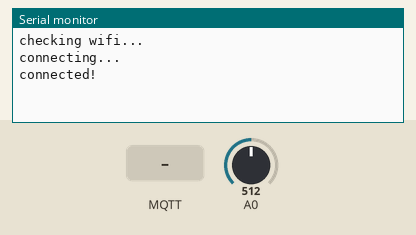
Bench run of a sketch on a simulated Arduino MKR. On the bench: the last lines printed to the serial monitor. The test bench sets the inputs (shaded band); at power-on: A0 = 512. WiFi joins after 1.5 s; servers stay silent unless stated; no MQTT or app messages arrive unless stated.

Above: at 2.7 s.
2.8 s: MQTT message "1" arrives on the first subscribed topic
At 4.0 s:
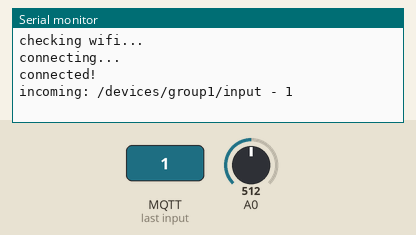
4.3 s: MQTT message "on" arrives on the first subscribed topic
At 5.2 s:
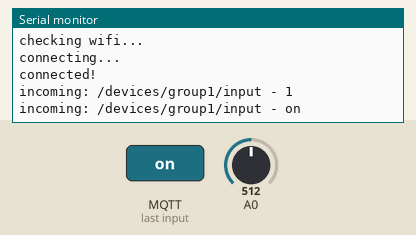
5.8 s: MQTT message "off" arrives on the first subscribed topic
At 6.3 s:
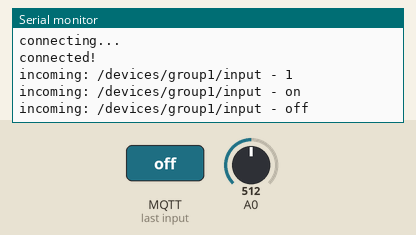

Measured:
- after the input at 2.8 s, the serial monitor: prints a new line at once (image 1)
- after the input at 4.3 s, the serial monitor: prints a new line at once (image 2)
- after the input at 5.8 s, the serial monitor: prints a new line at once (image 3)

The sketch:

minicloud.ino
```cpp
#include "arduino_secrets.h"

#include <WiFi101.h>
#include <MQTT.h>
#include <ArduinoJson.h>

const char ssid[] = SECRET_SSID;
const char pass[] = SECRET_PASS;

WiFiClient net;
MQTTClient client;

unsigned long lastMillis = 0;

// these are needed to manage the JSON messages
StaticJsonBuffer<200> jsonBuffer;
JsonObject& root = jsonBuffer.createObject();
char JSONmessageBuffer[100];

// handle connection to the wifi and the mqtt server
void connect() {
  Serial.print("checking wifi...");
  while (WiFi.status() != WL_CONNECTED) {
    Serial.print(".");
    delay(1000);
  }

  Serial.print("\nconnecting...");
  while (!client.connect("device1", SECRET_USERNAME, SECRET_PASSWORD )) {
    Serial.print(".");
    delay(1000);
  }
  Serial.println("\nconnected!");
  client.subscribe("/devices/group1/input");
}

// Handle received messages
void messageReceived(String &topic, String &payload) {
  Serial.println("incoming: " + topic + " - " + payload);
  // you can put an "if" here and (for example) turn on and off a lamp depending
  // on the message
}

void setup() {
  Serial.begin(115200);
  WiFi.begin(ssid, pass);

  // name of the MQTT Server
  client.begin(SECRET_MQTTSERVER, net);
  client.onMessage(messageReceived);

  connect();
}

void loop() {
  client.loop();

  if (!client.connected()) {
    connect();
  }

  // publish a message roughly every second.
  if (millis() - lastMillis > 1000) {
    lastMillis = millis();

    // temperature sensor on analog input 0
    float t = analogRead(A0) / 10.0f;
    root["temperature"] = t;
    root["counter"] = millis()/1000;

    //place the JSON object into a nice String
    root.printTo(JSONmessageBuffer, sizeof(JSONmessageBuffer));
    //publish the message
    client.publish("/devices/group1/output", JSONmessageBuffer);
  }
}
```

arduino_secrets.h
```cpp
#define SECRET_SSID "MKR1000"
#define SECRET_PASS "arduino!"
#define SECRET_APIKEY "362a5c8def990c489399db355684b43d"

#define SECRET_USERNAME "group1"
#define SECRET_PASSWORD "0wToLDPMCH16ZEQw"
#define SECRET_MQTTSERVER "super-painter.cloudmqtt.com"
```
